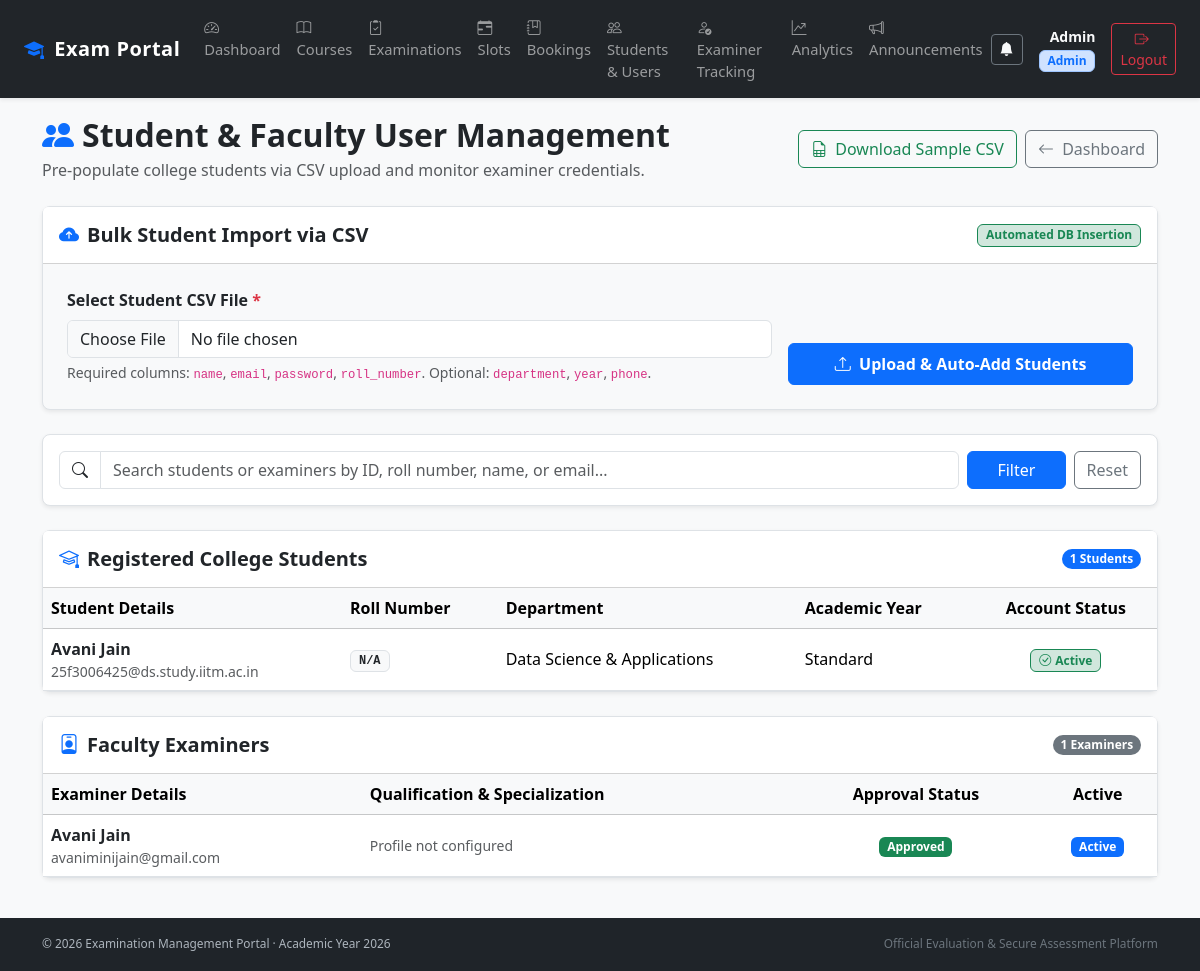
Before: /admin/users (signed in) with the older database file.
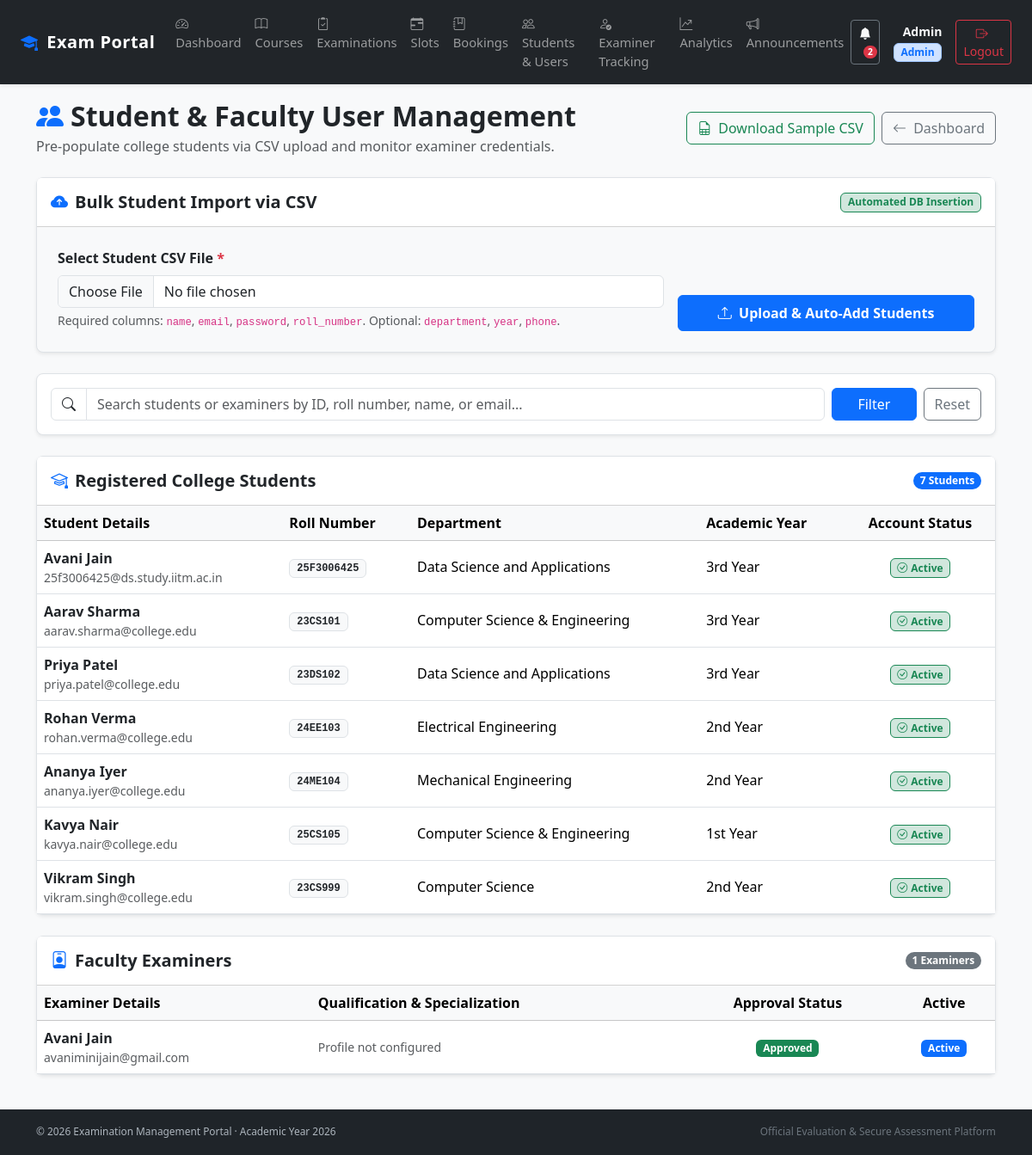
After: the same page with the newer database file.
### models.py (models this page shows, shortened)
class User(db.Model):
    id = db.Column(db.Integer, primary_key=True)
    name = db.Column(db.String(100), nullable=False)
    email = db.Column(db.String(100), unique=True, nullable=False)
    password_hash = db.Column(db.String(200), nullable=False)
    role = db.Column(db.String(20), nullable=False)
    is_approved = db.Column(db.Boolean, default=False)
    is_active = db.Column(db.Boolean, default=True)
    @property
    def roll_number(self):
        return self.student_profile.roll_number if self.student_profile else ""
    @property
    def department(self):
        return self.student_profile.department if self.student_profile else ""
    @property
    def year(self):
        return self.student_profile.year if self.student_profile else ""

class StudentProfile(db.Model):
    id = db.Column(db.Integer, primary_key=True)
    user_id = db.Column(
        db.Integer, db.ForeignKey("user.id"), unique=True, nullable=False
    )
    roll_number = db.Column(db.String(50), unique=True, nullable=False)
    department = db.Column(db.String(100))
    year = db.Column(db.String(50))
    phone = db.Column(db.String(20))
    user = db.relationship(
        "User", backref=db.backref("student_profile", uselist=False)
    )

### app.py (the view, shortened to what this page needs)
@app.route("/admin/users")
@role_required("Admin")
def admin_users():
    search = request.args.get("search", "").strip().lower()
    students = User.query.filter_by(role="Student").all()
    examiners = User.query.filter_by(role="Examiner").all()
    return render_template(
        "admin_users.html",
        students=students,
        examiners=examiners,
        search=search
    )

### app.py (called while the page is built)
@app.context_processor
def inject_global_data():
    unread_count = 0
    if "user_id" in session:
        try:
            unread_count = Notification.query.filter_by(
                user_id=session["user_id"], is_read=False
            ).count()
        except Exception:
            pass
    return dict(unread_notifications_count=unread_count)

def role_required(required_role):
    def decorator(function):
        @wraps(function)
        def wrapper(*args, **kwargs):
            if "user_id" not in session:
                return redirect(url_for("login"))
            user = User.query.get(session["user_id"])
            if user is None or not user.is_active:
                session.clear()
                return redirect(url_for("login"))
            if user.role != required_role:
                abort(403)
            if user.role == "Examiner" and not user.is_approved:
                session.clear()
                return redirect(url_for("login"))
            return function(*args, **kwargs)
        return wrapper
    return decorator

### templates/admin_users.html (shortened to what the changed rows need)
{% extends "base.html" %}
{% block content %}
<div class="container my-4">
    <div class="d-flex justify-content-between align-items-center mb-4 flex-wrap gap-2">
        <div>
            <h2 class="fw-bold mb-1"><i class="bi bi-people-fill me-2 text-primary"></i>Student & Faculty User Management</h2>
        </div>
    </div>
    <div class="card shadow-sm border mb-4">
        <div class="card-header bg-white py-3 d-flex justify-content-between align-items-center">
            <h5 class="fw-bold text-dark mb-0"><i class="bi bi-mortarboard me-2 text-primary"></i>Registered College Students</h5>
            <span class="badge bg-primary rounded-pill">{{ students|length }} Students</span>
        </div>
        <div class="card-body p-0">
            {% if students %}
            <div class="table-responsive">
                <table class="table table-hover align-middle mb-0">
                    <thead class="table-light">
                        <tr>
                            <th>Student Details</th>
                            <th>Roll Number</th>
                            <th>Department</th>
                            <th>Academic Year</th>
                            <th class="text-center">Account Status</th>
                        </tr>
                    </thead>
                    <tbody>
                        {% for s in students %}
                        <tr>
                            <td>
                                <div class="fw-bold text-dark">{{ s.name }}</div>
                                <div class="small text-muted">{{ s.email }}</div>
                            </td>
                            <td>
                                <span class="badge bg-light text-dark border px-2 py-1 font-monospace">
                                    {{ s.roll_number or 'N/A' }}
                                </span>
                            </td>
                            <td>{{ s.department or 'Data Science & Applications' }}</td>
                            <td>{{ s.year or 'Standard' }}</td>
                            <td class="text-center">
                                {% if s.is_active %}
                                <span class="badge bg-success-subtle text-success border border-success"><i class="bi bi-check-circle me-1"></i>Active</span>
                                {% else %}
                                <span class="badge bg-danger-subtle text-danger border border-danger">Deactivated</span>
                                {% endif %}
                            </td>
                        </tr>
                        {% endfor %}
                    </tbody>
                </table>
            </div>
            {% else %}
            <div class="p-4 text-center text-muted">
                <i class="bi bi-people display-6 d-block mb-2 text-secondary"></i>
                No students found.
            </div>
            {% endif %}
        </div>
    </div>
    <div class="card shadow-sm border">
        <div class="card-body p-0">
            {% if examiners %}
            <div class="table-responsive">
                <table class="table table-hover align-middle mb-0">
                    <thead class="table-light">
                        <tr>
                            <th>Examiner Details</th>
                            <th>Qualification & Specialization</th>
                            <th class="text-center">Approval Status</th>
                            <th class="text-center">Active</th>
                        </tr>
                    </thead>
                    <tbody>
                        {% for e in examiners %}
                        <tr>
                            <td>
                                <div class="fw-bold text-dark">{{ e.name }}</div>
                                <div class="small text-muted">{{ e.email }}</div>
                            </td>
                            <td>
                                {% if e.examiner_profile %}
                                <div class="small fw-semibold">{{ e.examiner_profile.specialization or 'Faculty Evaluator' }}</div>
                                <div class="small text-muted">{{ e.examiner_profile.qualification or 'Academic Staff' }}</div>
                                {% else %}
                                <span class="text-muted small">Profile not configured</span>
                                {% endif %}
                            </td>
                            <td class="text-center">
                                {% if e.is_approved %}
                                <span class="badge bg-success">Approved</span>
                                {% else %}
                                <span class="badge bg-warning text-dark">Pending Approval</span>
                                {% endif %}
                            </td>
                            <td class="text-center">
                                {% if e.is_active %}
                                <span class="badge bg-primary">Active</span>
                                {% else %}
                                <span class="badge bg-secondary">Inactive</span>
                                {% endif %}
                            </td>
                        </tr>
                        {% endfor %}
                    </tbody>
                </table>
            </div>
            {% else %}
            <div class="p-4 text-center text-muted">
                No examiners found.
            </div>
            {% endif %}
        </div>
    </div>
</div>
{% endblock %}

Changed rows visible on the page:
computed for User "25f3006425@ds.study.iitm.ac.in": roll_number "N/A" → "25F3006425"; department "Data Science & Applications" → "Data Science and Applications"; year "Standard" → "3rd Year"
added User: name "Aarav Sharma", email "aarav.sharma@college.edu", roll_number "23CS101", department "Computer Science & Engineering", year "3rd Year", is_active True (drawn), shown under "Registered College Students"
added User: name "Priya Patel", email "priya.patel@college.edu", roll_number "23DS102", department "Data Science and Applications", year "3rd Year", is_active True (drawn), shown under "Registered College Students"
added User: name "Rohan Verma", email "rohan.verma@college.edu", roll_number "24EE103", department "Electrical Engineering", year "2nd Year", is_active True (drawn), shown under "Registered College Students"
added User: name "Ananya Iyer", email "ananya.iyer@college.edu", roll_number "24ME104", department "Mechanical Engineering", year "2nd Year", is_active True (drawn), shown under "Registered College Students"
added User: name "Kavya Nair", email "kavya.nair@college.edu", roll_number "25CS105", department "Computer Science & Engineering", year "1st Year", is_active True (drawn), shown under "Registered College Students"
added User: name "Vikram Singh", email "vikram.singh@college.edu", roll_number "23CS999", department "Computer Science", year "2nd Year", is_active True (drawn), shown under "Registered College Students"
Other visible differences:
{{ unread_notifications_count }}: (not shown) → "2"
{{ students|length }}: "1" → "7"
